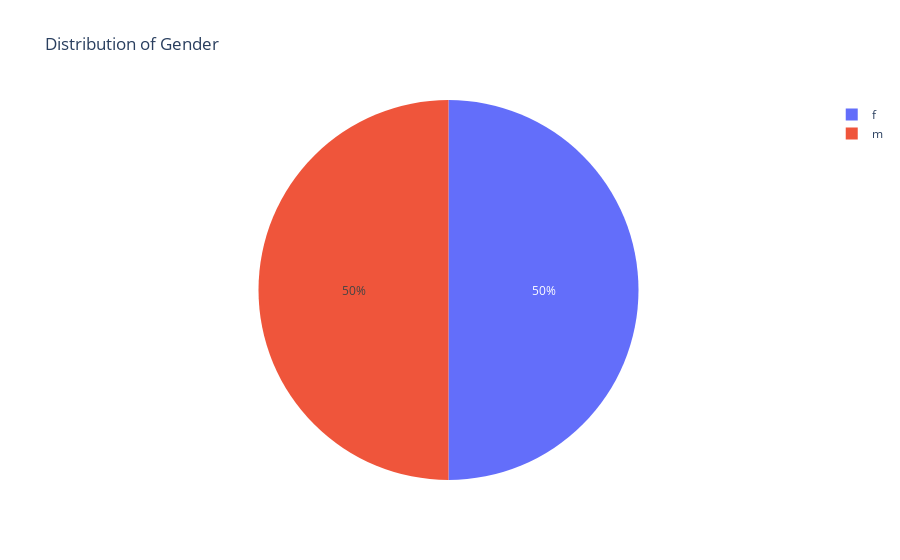
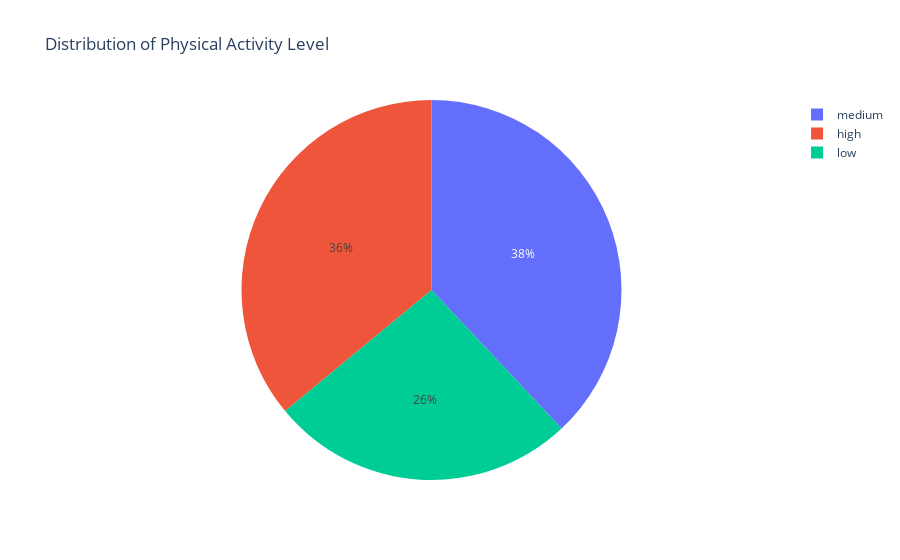
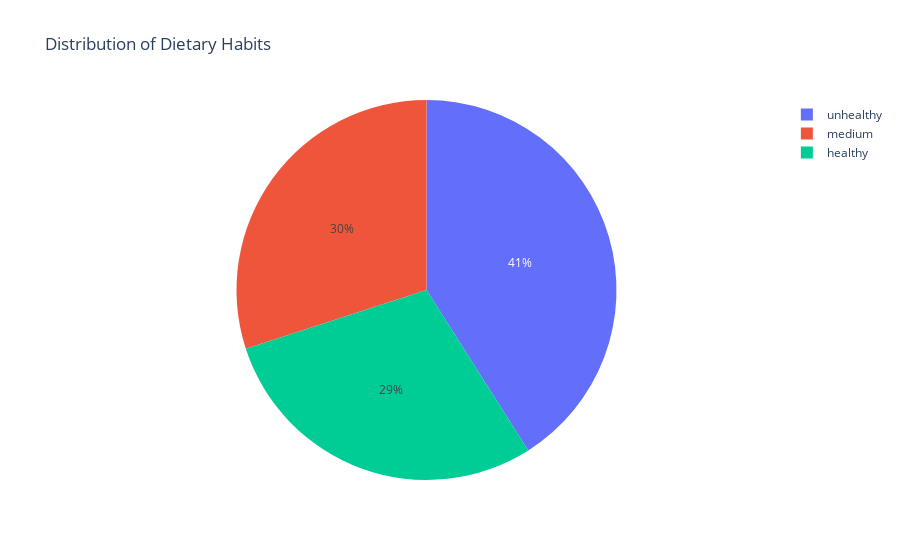
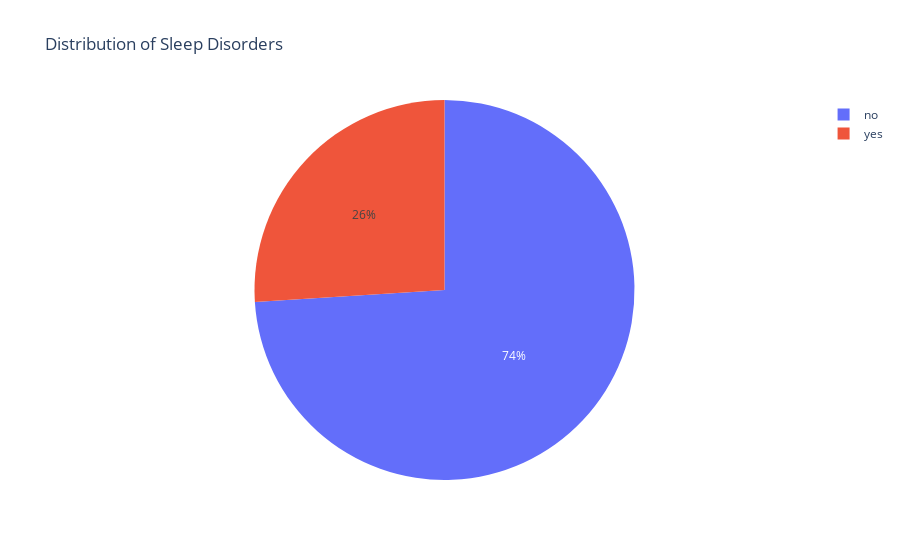

Notebook code cell kept with these figures, in order:
### Code cell
for col in cat_colu:
    if df[col].nunique() < 7:
        dff = df.groupby(col)[['Age']].count().reset_index().sort_values(by='Age', ascending=False)
        cat_fig = px.pie(names= dff[col], values= dff['Age'], title=f'Distribution of {col}')
        cat_fig.show()
    else:
        cat_fig_2 = px.histogram(df, x=col , title=f'distribution of {col}')
        cat_fig_2.show()

### Figure 1 — Plotly figure (JSON) as saved in the notebook; plotly's stock layout.template omitted (floating-point values rounded to 4 significant figures)
{"data": [{"domain": {"x": [0, 1], "y": [0, 1]}, "hovertemplate": "label=%{label}<br>value=%{value}<extra></extra>", "labels": ["f", "m"], "legendgroup": "", "name": "", "showlegend": true, "type": "pie", "values": [50, 50]}], "layout": {"legend": {"tracegroupgap": 0}, "title": {"text": "Distribution of Gender"}}}

### Figure 2 — Plotly figure (JSON) as saved in the notebook; plotly's stock layout.template omitted (floating-point values rounded to 4 significant figures)
{"data": [{"domain": {"x": [0, 1], "y": [0, 1]}, "hovertemplate": "label=%{label}<br>value=%{value}<extra></extra>", "labels": ["medium", "high", "low"], "legendgroup": "", "name": "", "showlegend": true, "type": "pie", "values": [38, 36, 26]}], "layout": {"legend": {"tracegroupgap": 0}, "title": {"text": "Distribution of Physical Activity Level"}}}

### Figure 3 — Plotly figure (JSON) as saved in the notebook; plotly's stock layout.template omitted (floating-point values rounded to 4 significant figures)
{"data": [{"domain": {"x": [0, 1], "y": [0, 1]}, "hovertemplate": "label=%{label}<br>value=%{value}<extra></extra>", "labels": ["unhealthy", "medium", "healthy"], "legendgroup": "", "name": "", "showlegend": true, "type": "pie", "values": [41, 30, 29]}], "layout": {"legend": {"tracegroupgap": 0}, "title": {"text": "Distribution of Dietary Habits"}}}

### Figure 4 — Plotly figure (JSON) as saved in the notebook; plotly's stock layout.template omitted (floating-point values rounded to 4 significant figures)
{"data": [{"domain": {"x": [0, 1], "y": [0, 1]}, "hovertemplate": "label=%{label}<br>value=%{value}<extra></extra>", "labels": ["no", "yes"], "legendgroup": "", "name": "", "showlegend": true, "type": "pie", "values": [74, 26]}], "layout": {"legend": {"tracegroupgap": 0}, "title": {"text": "Distribution of Sleep Disorders"}}}
